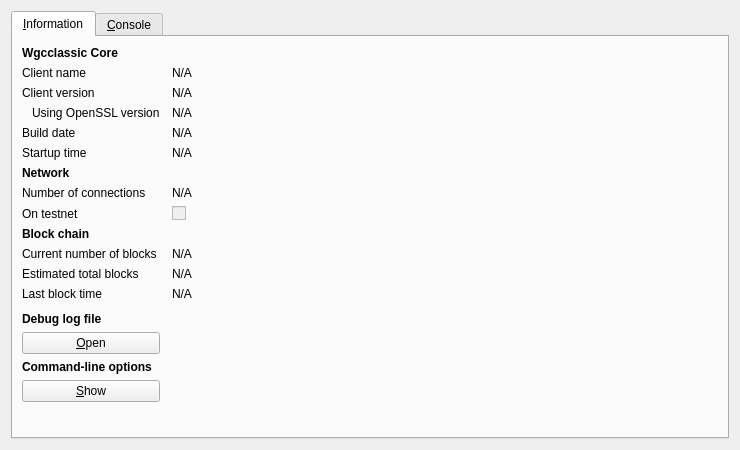
<?xml version="1.0" encoding="UTF-8"?>
<ui version="4.0">
 <class>RPCConsole</class>
 <widget class="QDialog" name="RPCConsole">
  <property name="geometry">
   <rect>
    <x>0</x>
    <y>0</y>
    <width>740</width>
    <height>450</height>
   </rect>
  </property>
  <property name="windowTitle">
   <string>Wgcclassic - Debug window</string>
  </property>
  <layout class="QVBoxLayout" name="verticalLayout_2">
   <item>
    <widget class="QTabWidget" name="tabWidget">
     <property name="currentIndex">
      <number>0</number>
     </property>
     <widget class="QWidget" name="tab_info">
      <attribute name="title">
       <string>&amp;Information</string>
      </attribute>
      <layout class="QGridLayout" name="gridLayout" columnstretch="0,1">
       <property name="horizontalSpacing">
        <number>12</number>
       </property>
       <item row="0" column="0">
        <widget class="QLabel" name="label_9">
         <property name="font">
          <font>
           <weight>75</weight>
           <bold>true</bold>
          </font>
         </property>
         <property name="text">
          <string>Wgcclassic Core</string>
         </property>
        </widget>
       </item>
       <item row="1" column="0">
        <widget class="QLabel" name="label_5">
         <property name="text">
          <string>Client name</string>
         </property>
        </widget>
       </item>
       <item row="1" column="1">
        <widget class="QLabel" name="clientName">
         <property name="cursor">
          <cursorShape>IBeamCursor</cursorShape>
         </property>
         <property name="text">
          <string>N/A</string>
         </property>
         <property name="textFormat">
          <enum>Qt::PlainText</enum>
         </property>
         <property name="textInteractionFlags">
          <set>Qt::LinksAccessibleByMouse|Qt::TextSelectableByKeyboard|Qt::TextSelectableByMouse</set>
         </property>
        </widget>
       </item>
       <item row="2" column="0">
        <widget class="QLabel" name="label_6">
         <property name="text">
          <string>Client version</string>
         </property>
        </widget>
       </item>
       <item row="2" column="1">
        <widget class="QLabel" name="clientVersion">
         <property name="cursor">
          <cursorShape>IBeamCursor</cursorShape>
         </property>
         <property name="text">
          <string>N/A</string>
         </property>
         <property name="textFormat">
          <enum>Qt::PlainText</enum>
         </property>
         <property name="textInteractionFlags">
          <set>Qt::LinksAccessibleByMouse|Qt::TextSelectableByKeyboard|Qt::TextSelectableByMouse</set>
         </property>
        </widget>
       </item>
       <item row="3" column="0">
        <widget class="QLabel" name="label_14">
         <property name="text">
          <string>Using OpenSSL version</string>
         </property>
         <property name="indent">
          <number>10</number>
         </property>
        </widget>
       </item>
       <item row="3" column="1">
        <widget class="QLabel" name="openSSLVersion">
         <property name="cursor">
          <cursorShape>IBeamCursor</cursorShape>
         </property>
         <property name="text">
          <string>N/A</string>
         </property>
         <property name="textFormat">
          <enum>Qt::PlainText</enum>
         </property>
         <property name="textInteractionFlags">
          <set>Qt::LinksAccessibleByMouse|Qt::TextSelectableByKeyboard|Qt::TextSelectableByMouse</set>
         </property>
        </widget>
       </item>
       <item row="4" column="0">
        <widget class="QLabel" name="label_12">
         <property name="text">
          <string>Build date</string>
         </property>
        </widget>
       </item>
       <item row="4" column="1">
        <widget class="QLabel" name="buildDate">
         <property name="cursor">
          <cursorShape>IBeamCursor</cursorShape>
         </property>
         <property name="text">
          <string>N/A</string>
         </property>
         <property name="textFormat">
          <enum>Qt::PlainText</enum>
         </property>
         <property name="textInteractionFlags">
          <set>Qt::LinksAccessibleByMouse|Qt::TextSelectableByKeyboard|Qt::TextSelectableByMouse</set>
         </property>
        </widget>
       </item>
       <item row="5" column="0">
        <widget class="QLabel" name="label_13">
         <property name="text">
          <string>Startup time</string>
         </property>
        </widget>
       </item>
       <item row="5" column="1">
        <widget class="QLabel" name="startupTime">
         <property name="cursor">
          <cursorShape>IBeamCursor</cursorShape>
         </property>
         <property name="text">
          <string>N/A</string>
         </property>
         <property name="textFormat">
          <enum>Qt::PlainText</enum>
         </property>
         <property name="textInteractionFlags">
          <set>Qt::LinksAccessibleByMouse|Qt::TextSelectableByKeyboard|Qt::TextSelectableByMouse</set>
         </property>
        </widget>
       </item>
       <item row="6" column="0">
        <widget class="QLabel" name="label_11">
         <property name="font">
          <font>
           <weight>75</weight>
           <bold>true</bold>
          </font>
         </property>
         <property name="text">
          <string>Network</string>
         </property>
        </widget>
       </item>
       <item row="7" column="0">
        <widget class="QLabel" name="label_7">
         <property name="text">
          <string>Number of connections</string>
         </property>
        </widget>
       </item>
       <item row="7" column="1">
        <widget class="QLabel" name="numberOfConnections">
         <property name="cursor">
          <cursorShape>IBeamCursor</cursorShape>
         </property>
         <property name="text">
          <string>N/A</string>
         </property>
         <property name="textFormat">
          <enum>Qt::PlainText</enum>
         </property>
         <property name="textInteractionFlags">
          <set>Qt::LinksAccessibleByMouse|Qt::TextSelectableByKeyboard|Qt::TextSelectableByMouse</set>
         </property>
        </widget>
       </item>
       <item row="8" column="0">
        <widget class="QLabel" name="label_8">
         <property name="text">
          <string>On testnet</string>
         </property>
        </widget>
       </item>
       <item row="8" column="1">
        <widget class="QCheckBox" name="isTestNet">
         <property name="enabled">
          <bool>false</bool>
         </property>
         <property name="text">
          <string/>
         </property>
        </widget>
       </item>
       <item row="9" column="0">
        <widget class="QLabel" name="label_10">
         <property name="font">
          <font>
           <weight>75</weight>
           <bold>true</bold>
          </font>
         </property>
         <property name="text">
          <string>Block chain</string>
         </property>
        </widget>
       </item>
       <item row="10" column="0">
        <widget class="QLabel" name="label_3">
         <property name="text">
          <string>Current number of blocks</string>
         </property>
        </widget>
       </item>
       <item row="10" column="1">
        <widget class="QLabel" name="numberOfBlocks">
         <property name="cursor">
          <cursorShape>IBeamCursor</cursorShape>
         </property>
         <property name="text">
          <string>N/A</string>
         </property>
         <property name="textFormat">
          <enum>Qt::PlainText</enum>
         </property>
         <property name="textInteractionFlags">
          <set>Qt::LinksAccessibleByMouse|Qt::TextSelectableByKeyboard|Qt::TextSelectableByMouse</set>
         </property>
        </widget>
       </item>
       <item row="11" column="0">
        <widget class="QLabel" name="label_4">
         <property name="text">
          <string>Estimated total blocks</string>
         </property>
        </widget>
       </item>
       <item row="11" column="1">
        <widget class="QLabel" name="totalBlocks">
         <property name="cursor">
          <cursorShape>IBeamCursor</cursorShape>
         </property>
         <property name="text">
          <string>N/A</string>
         </property>
         <property name="textFormat">
          <enum>Qt::PlainText</enum>
         </property>
         <property name="textInteractionFlags">
          <set>Qt::LinksAccessibleByMouse|Qt::TextSelectableByKeyboard|Qt::TextSelectableByMouse</set>
         </property>
        </widget>
       </item>
       <item row="12" column="0">
        <widget class="QLabel" name="label_2">
         <property name="text">
          <string>Last block time</string>
         </property>
        </widget>
       </item>
       <item row="12" column="1">
        <widget class="QLabel" name="lastBlockTime">
         <property name="cursor">
          <cursorShape>IBeamCursor</cursorShape>
         </property>
         <property name="text">
          <string>N/A</string>
         </property>
         <property name="textFormat">
          <enum>Qt::PlainText</enum>
         </property>
         <property name="textInteractionFlags">
          <set>Qt::LinksAccessibleByMouse|Qt::TextSelectableByKeyboard|Qt::TextSelectableByMouse</set>
         </property>
        </widget>
       </item>
       <item row="13" column="0">
        <spacer name="verticalSpacer_2">
         <property name="orientation">
          <enum>Qt::Vertical</enum>
         </property>
         <property name="sizeHint" stdset="0">
          <size>
           <width>20</width>
           <height>20</height>
          </size>
         </property>
        </spacer>
       </item>
       <item row="14" column="0">
        <widget class="QLabel" name="labelDebugLogfile">
         <property name="font">
          <font>
           <weight>75</weight>
           <bold>true</bold>
          </font>
         </property>
         <property name="text">
          <string>Debug log file</string>
         </property>
        </widget>
       </item>
       <item row="15" column="0">
        <widget class="QPushButton" name="openDebugLogfileButton">
         <property name="toolTip">
          <string>Open the Wgcclassic debug log file from the current data directory. This can take a few seconds for large log files.</string>
         </property>
         <property name="text">
          <string>&amp;Open</string>
         </property>
         <property name="autoDefault">
          <bool>false</bool>
         </property>
        </widget>
       </item>
       <item row="16" column="0">
        <widget class="QLabel" name="labelCLOptions">
         <property name="font">
          <font>
           <weight>75</weight>
           <bold>true</bold>
          </font>
         </property>
         <property name="text">
          <string>Command-line options</string>
         </property>
        </widget>
       </item>
       <item row="17" column="0">
        <widget class="QPushButton" name="showCLOptionsButton">
         <property name="toolTip">
          <string>Show the Wgcclassic-Qt help message to get a list with possible Wgcclassic command-line options.</string>
         </property>
         <property name="text">
          <string>&amp;Show</string>
         </property>
         <property name="autoDefault">
          <bool>false</bool>
         </property>
        </widget>
       </item>
       <item row="18" column="0">
        <spacer name="verticalSpacer">
         <property name="orientation">
          <enum>Qt::Vertical</enum>
         </property>
         <property name="sizeHint" stdset="0">
          <size>
           <width>20</width>
           <height>40</height>
          </size>
         </property>
        </spacer>
       </item>
      </layout>
     </widget>
     <widget class="QWidget" name="tab_console">
      <attribute name="title">
       <string>&amp;Console</string>
      </attribute>
      <layout class="QVBoxLayout" name="verticalLayout_3">
       <property name="spacing">
        <number>3</number>
       </property>
       <item>
        <widget class="QTextEdit" name="messagesWidget">
         <property name="minimumSize">
          <size>
           <width>0</width>
           <height>100</height>
          </size>
         </property>
         <property name="readOnly">
          <bool>true</bool>
         </property>
         <property name="tabKeyNavigation" stdset="0">
          <bool>false</bool>
         </property>
         <property name="columnCount" stdset="0">
          <number>2</number>
         </property>
        </widget>
       </item>
       <item>
        <layout class="QHBoxLayout" name="horizontalLayout">
         <property name="spacing">
          <number>3</number>
         </property>
         <item>
          <widget class="QLabel" name="label">
           <property name="text">
            <string notr="true">&gt;</string>
           </property>
          </widget>
         </item>
         <item>
          <widget class="QLineEdit" name="lineEdit"/>
         </item>
         <item>
          <widget class="QPushButton" name="clearButton">
           <property name="maximumSize">
            <size>
             <width>24</width>
             <height>24</height>
            </size>
           </property>
           <property name="toolTip">
            <string>Clear console</string>
           </property>
           <property name="text">
            <string/>
           </property>
           <property name="icon">
            <iconset resource="../bitcoin.qrc">
             <normaloff>:/icons/remove</normaloff>:/icons/remove</iconset>
           </property>
           <property name="shortcut">
            <string notr="true">Ctrl+L</string>
           </property>
           <property name="autoDefault">
            <bool>false</bool>
           </property>
          </widget>
         </item>
        </layout>
       </item>
      </layout>
     </widget>
    </widget>
   </item>
  </layout>
 </widget>
 <resources>
  <include location="../bitcoin.qrc"/>
 </resources>
 <connections/>
</ui>
